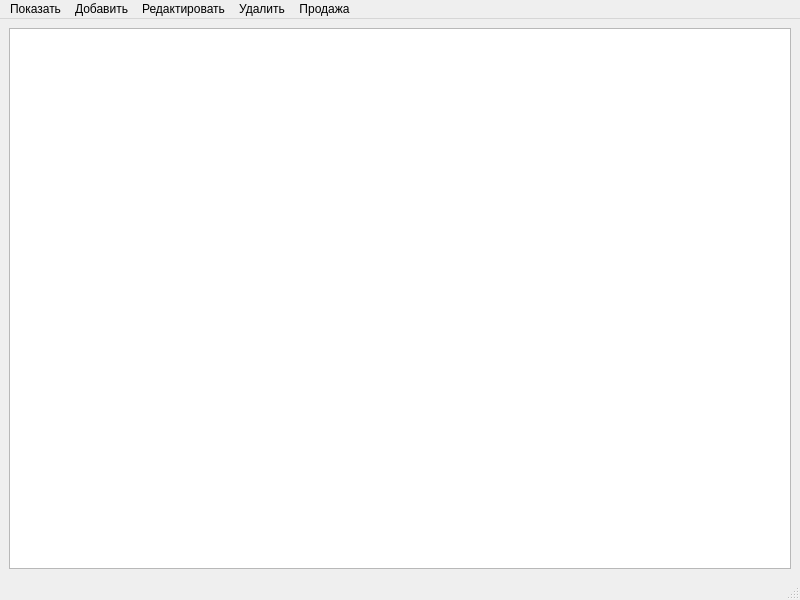
<?xml version="1.0" encoding="UTF-8"?>
<ui version="4.0">
 <class>MainWindow</class>
 <widget class="QMainWindow" name="MainWindow">
  <property name="geometry">
   <rect>
    <x>0</x>
    <y>0</y>
    <width>800</width>
    <height>600</height>
   </rect>
  </property>
  <property name="windowTitle">
   <string>MainWindow</string>
  </property>
  <widget class="QWidget" name="centralwidget">
   <layout class="QHBoxLayout" name="horizontalLayout">
    <item>
     <widget class="QTableView" name="tableView"/>
    </item>
   </layout>
  </widget>
  <widget class="QMenuBar" name="menubar">
   <property name="geometry">
    <rect>
     <x>0</x>
     <y>0</y>
     <width>800</width>
     <height>22</height>
    </rect>
   </property>
   <widget class="QMenu" name="menu">
    <property name="title">
     <string>Показать</string>
    </property>
    <widget class="QMenu" name="menu_3">
     <property name="title">
      <string>Товар</string>
     </property>
     <addaction name="balance_by_bacth"/>
     <addaction name="all_balance"/>
    </widget>
    <addaction name="show_othercosts"/>
    <addaction name="menu_3"/>
    <addaction name="fin_result"/>
    <addaction name="action_3"/>
    <addaction name="show_batches_ta"/>
   </widget>
   <widget class="QMenu" name="menu_2">
    <property name="title">
     <string>Добавить</string>
    </property>
    <addaction name="add_batch"/>
    <addaction name="add_good"/>
    <addaction name="add_other_costs"/>
   </widget>
   <widget class="QMenu" name="menu_5">
    <property name="title">
     <string>Редактировать</string>
    </property>
    <addaction name="change_good"/>
   </widget>
   <widget class="QMenu" name="menu_6">
    <property name="title">
     <string>Удалить</string>
    </property>
    <addaction name="delete_good"/>
    <addaction name="delete_oth_cost"/>
    <addaction name="delete_sell"/>
    <addaction name="action_4"/>
   </widget>
   <widget class="QMenu" name="menu_4">
    <property name="title">
     <string>Продажа</string>
    </property>
    <addaction name="action"/>
    <addaction name="action_2"/>
   </widget>
   <addaction name="menu"/>
   <addaction name="menu_2"/>
   <addaction name="menu_5"/>
   <addaction name="menu_6"/>
   <addaction name="menu_4"/>
  </widget>
  <widget class="QStatusBar" name="statusbar"/>
  <action name="show_nomenclature">
   <property name="text">
    <string>Номенклатура</string>
   </property>
  </action>
  <action name="show_sells">
   <property name="text">
    <string>Продажы</string>
   </property>
  </action>
  <action name="show_othercosts">
   <property name="text">
    <string>Прочие затраты</string>
   </property>
  </action>
  <action name="add_batch">
   <property name="text">
    <string>Партия</string>
   </property>
  </action>
  <action name="add_good">
   <property name="text">
    <string>Товар</string>
   </property>
  </action>
  <action name="add_other_costs">
   <property name="text">
    <string>Прочие затраты</string>
   </property>
  </action>
  <action name="add_sell">
   <property name="text">
    <string>Продажа</string>
   </property>
  </action>
  <action name="balance_by_bacth">
   <property name="text">
    <string>По партии</string>
   </property>
  </action>
  <action name="all_balance">
   <property name="text">
    <string>Общий</string>
   </property>
  </action>
  <action name="fin_res_by_batch">
   <property name="text">
    <string>По партии</string>
   </property>
  </action>
  <action name="all_fin_res">
   <property name="text">
    <string>Общий</string>
   </property>
  </action>
  <action name="change_good">
   <property name="text">
    <string>Товар</string>
   </property>
  </action>
  <action name="delete_good">
   <property name="text">
    <string>Товар</string>
   </property>
  </action>
  <action name="chanhe_oth_cost">
   <property name="text">
    <string>Прочие затраты</string>
   </property>
  </action>
  <action name="change_batch">
   <property name="text">
    <string>Партия</string>
   </property>
  </action>
  <action name="change_sell">
   <property name="text">
    <string>Продажа</string>
   </property>
  </action>
  <action name="delete_oth_cost">
   <property name="text">
    <string>Прочие затраты</string>
   </property>
  </action>
  <action name="delete_sell">
   <property name="text">
    <string>Отправку</string>
   </property>
  </action>
  <action name="show_batches">
   <property name="text">
    <string>Партии</string>
   </property>
  </action>
  <action name="pl_fin_res_batch">
   <property name="text">
    <string>Фин. результат (по партии)</string>
   </property>
  </action>
  <action name="fin_result">
   <property name="text">
    <string>Фин результат</string>
   </property>
  </action>
  <action name="action">
   <property name="text">
    <string>Добавить отправку</string>
   </property>
  </action>
  <action name="action_2">
   <property name="text">
    <string>Подтвердить продажу</string>
   </property>
  </action>
  <action name="action_3">
   <property name="text">
    <string>Отправки</string>
   </property>
  </action>
  <action name="action_4">
   <property name="text">
    <string>Нулевые остатки</string>
   </property>
  </action>
  <action name="show_batches_ta">
   <property name="text">
    <string>Партии</string>
   </property>
  </action>
 </widget>
 <resources/>
 <connections/>
</ui>
